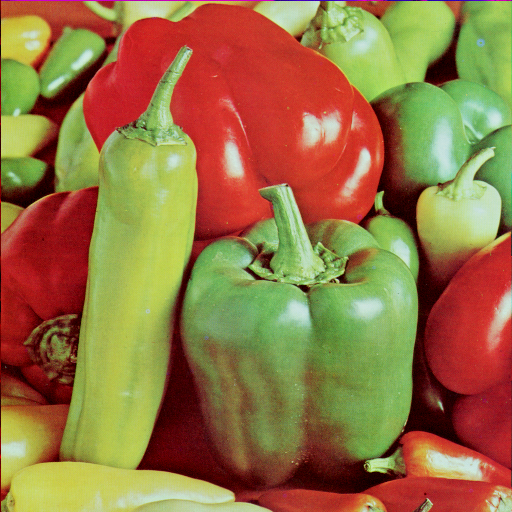
#> input picture images/4.2.07.tiff, 512 x 512 px
$ jupyter execute grey-scale-separation.ipynb
#> lines starting #> are read from the running program, lines starting #| are printed output that depends on the picture
[cell 1]
import cv2
import numpy as np

# Load the image
image_path = "images/4.2.07.tiff"
image = cv2.imread(image_path)
#> image is the input picture: shape (512, 512, 3); mean B, G, R 66.5, 115.6, 149.8

#### Separate RGB components
Separate blue, green, red channels

[cell 2]
B, G, R = cv2.split(image)
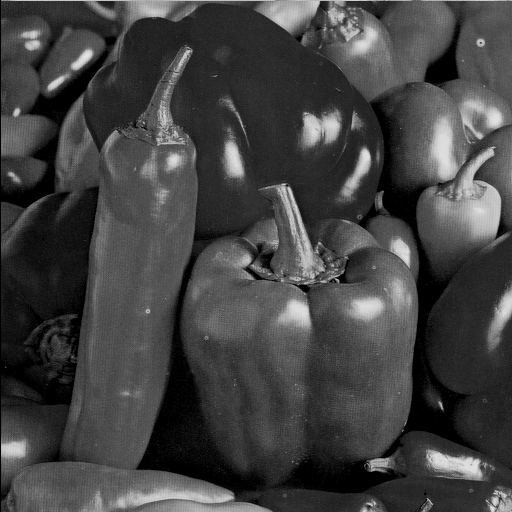
#> B: shape (512, 512); min 0, max 229, mean 66.5
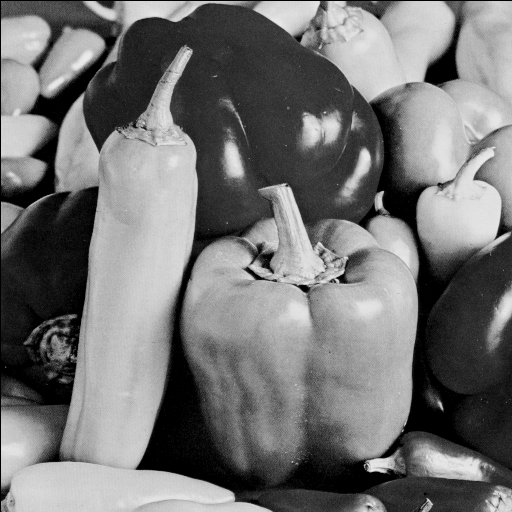
#> G: shape (512, 512); min 0, max 237, mean 115.6
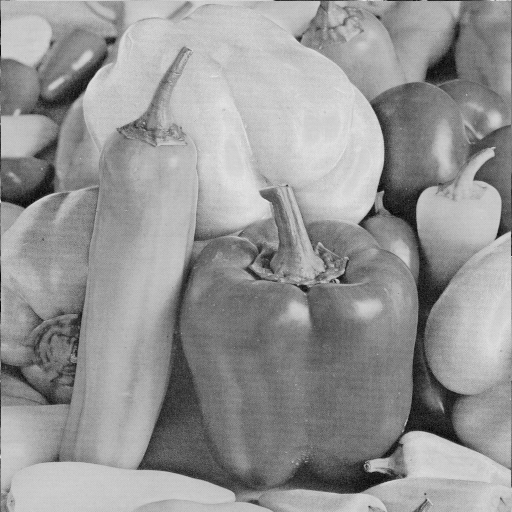
#> R: shape (512, 512); min 0, max 231, mean 149.8

#### Extracting Luminance (Y) Channel
The luminance channel (Y) can be obtained by converting the image to the YCrCb color space, where Y represents luminance.

Here, Y is the luminance component, and Cr and Cb are the chrominance components.

[cell 3]
ycrcb_image = cv2.cvtColor(image, cv2.COLOR_BGR2YCrCb)
#> ycrcb_image: shape (512, 512, 3); mean of channels 0, 1, 2 120.2, 149.1, 97.7
Y, Cr, Cb = cv2.split(ycrcb_image)
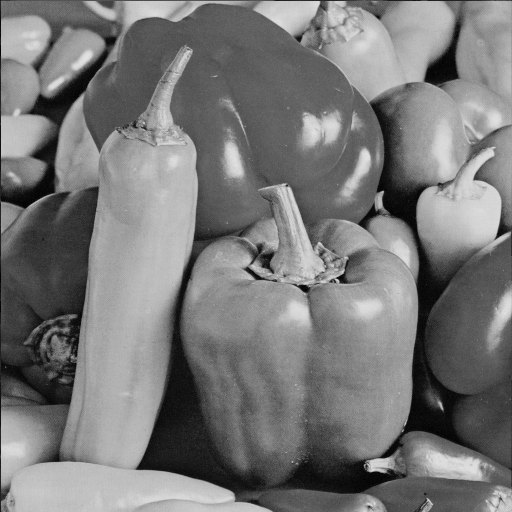
#> Y: shape (512, 512); min 0, max 228, mean 120.2
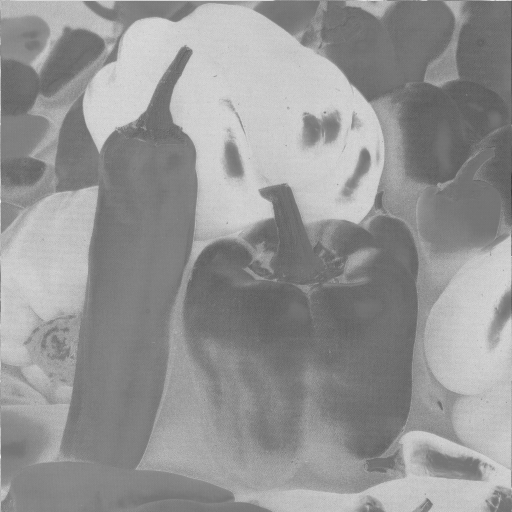
#> Cr: shape (512, 512); min 58, max 238, mean 149.1
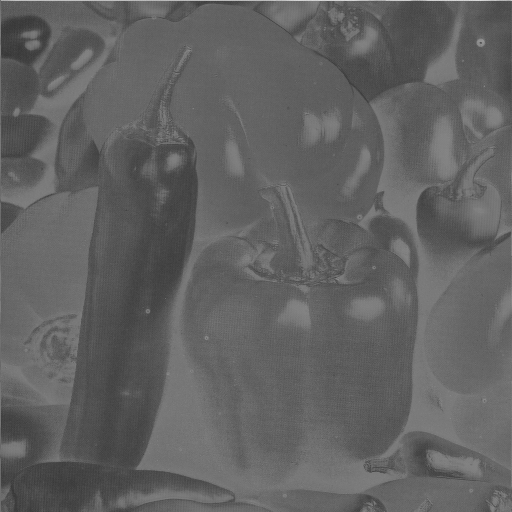
#> Cb: shape (512, 512); min 54, max 219, mean 97.7

#### Convert to GreyScale
The grayscale version of the image is a single-channel image, created by taking a weighted sum of the R, G, and B values.

Gray = 0.299×R + 0.587×G + 0.114×B

gray_image is a numpy array in unit8 format

[cell 4]
gray_image = cv2.cvtColor(image, cv2.COLOR_BGR2GRAY)

$ run again, with images/4.1.03.tiff copied over images/4.2.07.tiff
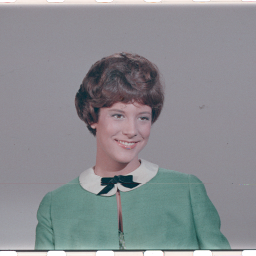
#> input picture images/4.1.03.tiff, 256 x 256 px
#> image is the input picture: shape (256, 256, 3); mean B, G, R 144, 140, 137.6
#> `B, G, R = cv2.split(image)`:
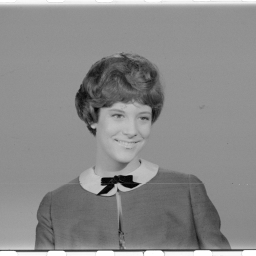
#> R: shape (256, 256); min 1, max 255, mean 137.6
#> ycrcb_image: shape (256, 256, 3); mean of channels 0, 1, 2 139.7, 126.5, 130.4
#> `Y, Cr, Cb = cv2.split(ycrcb_image)`:
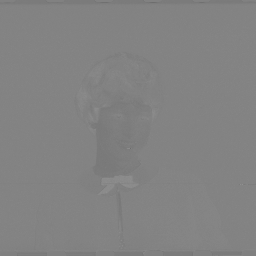
#> Cb: shape (256, 256); min 108, max 144, mean 130.4
